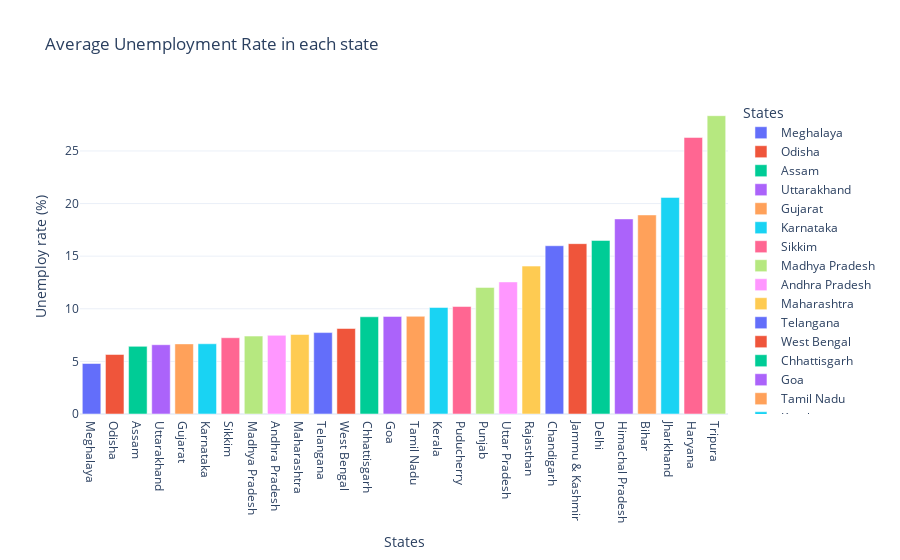

Here is the notebook cell this chart was saved with:
### Code cell
import plotly.express as px
df_uemp=df[['Est_Unemp_Rate','States']].groupby('States').mean().reset_index()
df_uemp.sort_values(by='Est_Unemp_Rate',inplace=True)
fig=px.bar(df_uemp,x='States',y='Est_Unemp_Rate',color='States',title='Average Unemployment Rate in each state',template='plotly_white',
          labels={'Est_Unemp_Rate':'Unemploy rate (%)'})
fig.show()

### Figure 1 — Plotly figure (JSON) as saved in the notebook; plotly's stock layout.template omitted (floating-point values rounded to 4 significant figures)
{"data": [{"alignmentgroup": "True", "hovertemplate": "States=%{x}<br>Unemploy rate (%)=%{y}<extra></extra>", "legendgroup": "Meghalaya", "marker": {"color": "#636efa", "pattern": {"shape": ""}}, "name": "Meghalaya", "offsetgroup": "Meghalaya", "orientation": "v", "showlegend": true, "textposition": "auto", "type": "bar", "x": ["Meghalaya"], "xaxis": "x", "y": [4.799], "yaxis": "y"}, {"alignmentgroup": "True", "hovertemplate": "States=%{x}<br>Unemploy rate (%)=%{y}<extra></extra>", "legendgroup": "Odisha", "marker": {"color": "#EF553B", "pattern": {"shape": ""}}, "name": "Odisha", "offsetgroup": "Odisha", "orientation": "v", "showlegend": true, "textposition": "auto", "type": "bar", "x": ["Odisha"], "xaxis": "x", "y": [5.658], "yaxis": "y"}, {"alignmentgroup": "True", "hovertemplate": "States=%{x}<br>Unemploy rate (%)=%{y}<extra></extra>", "legendgroup": "Assam", "marker": {"color": "#00cc96", "pattern": {"shape": ""}}, "name": "Assam", "offsetgroup": "Assam", "orientation": "v", "showlegend": true, "textposition": "auto", "type": "bar", "x": ["Assam"], "xaxis": "x", "y": [6.428], "yaxis": "y"}, {"alignmentgroup": "True", "hovertemplate": "States=%{x}<br>Unemploy rate (%)=%{y}<extra></extra>", "legendgroup": "Uttarakhand", "marker": {"color": "#ab63fa", "pattern": {"shape": ""}}, "name": "Uttarakhand", "offsetgroup": "Uttarakhand", "orientation": "v", "showlegend": true, "textposition": "auto", "type": "bar", "x": ["Uttarakhand"], "xaxis": "x", "y": [6.583], "yaxis": "y"}, {"alignmentgroup": "True", "hovertemplate": "States=%{x}<br>Unemploy rate (%)=%{y}<extra></extra>", "legendgroup": "Gujarat", "marker": {"color": "#FFA15A", "pattern": {"shape": ""}}, "name": "Gujarat", "offsetgroup": "Gujarat", "orientation": "v", "showlegend": true, "textposition": "auto", "type": "bar", "x": ["Gujarat"], "xaxis": "x", "y": [6.664], "yaxis": "y"}, {"alignmentgroup": "True", "hovertemplate": "States=%{x}<br>Unemploy rate (%)=%{y}<extra></extra>", "legendgroup": "Karnataka", "marker": {"color": "#19d3f3", "pattern": {"shape": ""}}, "name": "Karnataka", "offsetgroup": "Karnataka", "orientation": "v", "showlegend": true, "textposition": "auto", "type": "bar", "x": ["Karnataka"], "xaxis": "x", "y": [6.676], "yaxis": "y"}, {"alignmentgroup": "True", "hovertemplate": "States=%{x}<br>Unemploy rate (%)=%{y}<extra></extra>", "legendgroup": "Sikkim", "marker": {"color": "#FF6692", "pattern": {"shape": ""}}, "name": "Sikkim", "offsetgroup": "Sikkim", "orientation": "v", "showlegend": true, "textposition": "auto", "type": "bar", "x": ["Sikkim"], "xaxis": "x", "y": [7.249], "yaxis": "y"}, {"alignmentgroup": "True", "hovertemplate": "States=%{x}<br>Unemploy rate (%)=%{y}<extra></extra>", "legendgroup": "Madhya Pradesh", "marker": {"color": "#B6E880", "pattern": {"shape": ""}}, "name": "Madhya Pradesh", "offsetgroup": "Madhya Pradesh", "orientation": "v", "showlegend": true, "textposition": "auto", "type": "bar", "x": ["Madhya Pradesh"], "xaxis": "x", "y": [7.406], "yaxis": "y"}, {"alignmentgroup": "True", "hovertemplate": "States=%{x}<br>Unemploy rate (%)=%{y}<extra></extra>", "legendgroup": "Andhra Pradesh", "marker": {"color": "#FF97FF", "pattern": {"shape": ""}}, "name": "Andhra Pradesh", "offsetgroup": "Andhra Pradesh", "orientation": "v", "showlegend": true, "textposition": "auto", "type": "bar", "x": ["Andhra Pradesh"], "xaxis": "x", "y": [7.477], "yaxis": "y"}, {"alignmentgroup": "True", "hovertemplate": "States=%{x}<br>Unemploy rate (%)=%{y}<extra></extra>", "legendgroup": "Maharashtra", "marker": {"color": "#FECB52", "pattern": {"shape": ""}}, "name": "Maharashtra", "offsetgroup": "Maharashtra", "orientation": "v", "showlegend": true, "textposition": "auto", "type": "bar", "x": ["Maharashtra"], "xaxis": "x", "y": [7.558], "yaxis": "y"}, {"alignmentgroup": "True", "hovertemplate": "States=%{x}<br>Unemploy rate (%)=%{y}<extra></extra>", "legendgroup": "Telangana", "marker": {"color": "#636efa", "pattern": {"shape": ""}}, "name": "Telangana", "offsetgroup": "Telangana", "orientation": "v", "showlegend": true, "textposition": "auto", "type": "bar", "x": ["Telangana"], "xaxis": "x", "y": [7.738], "yaxis": "y"}, {"alignmentgroup": "True", "hovertemplate": "States=%{x}<br>Unemploy rate (%)=%{y}<extra></extra>", "legendgroup": "West Bengal", "marker": {"color": "#EF553B", "pattern": {"shape": ""}}, "name": "West Bengal", "offsetgroup": "West Bengal", "orientation": "v", "showlegend": true, "textposition": "auto", "type": "bar", "x": ["West Bengal"], "xaxis": "x", "y": [8.125], "yaxis": "y"}, {"alignmentgroup": "True", "hovertemplate": "States=%{x}<br>Unemploy rate (%)=%{y}<extra></extra>", "legendgroup": "Chhattisgarh", "marker": {"color": "#00cc96", "pattern": {"shape": ""}}, "name": "Chhattisgarh", "offsetgroup": "Chhattisgarh", "orientation": "v", "showlegend": true, "textposition": "auto", "type": "bar", "x": ["Chhattisgarh"], "xaxis": "x", "y": [9.24], "yaxis": "y"}, {"alignmentgroup": "True", "hovertemplate": "States=%{x}<br>Unemploy rate (%)=%{y}<extra></extra>", "legendgroup": "Goa", "marker": {"color": "#ab63fa", "pattern": {"shape": ""}}, "name": "Goa", "offsetgroup": "Goa", "orientation": "v", "showlegend": true, "textposition": "auto", "type": "bar", "x": ["Goa"], "xaxis": "x", "y": [9.274], "yaxis": "y"}, {"alignmentgroup": "True", "hovertemplate": "States=%{x}<br>Unemploy rate (%)=%{y}<extra></extra>", "legendgroup": "Tamil Nadu", "marker": {"color": "#FFA15A", "pattern": {"shape": ""}}, "name": "Tamil Nadu", "offsetgroup": "Tamil Nadu", "orientation": "v", "showlegend": true, "textposition": "auto", "type": "bar", "x": ["Tamil Nadu"], "xaxis": "x", "y": [9.284], "yaxis": "y"}, {"alignmentgroup": "True", "hovertemplate": "States=%{x}<br>Unemploy rate (%)=%{y}<extra></extra>", "legendgroup": "Kerala", "marker": {"color": "#19d3f3", "pattern": {"shape": ""}}, "name": "Kerala", "offsetgroup": "Kerala", "orientation": "v", "showlegend": true, "textposition": "auto", "type": "bar", "x": ["Kerala"], "xaxis": "x", "y": [10.12], "yaxis": "y"}, {"alignmentgroup": "True", "hovertemplate": "States=%{x}<br>Unemploy rate (%)=%{y}<extra></extra>", "legendgroup": "Puducherry", "marker": {"color": "#FF6692", "pattern": {"shape": ""}}, "name": "Puducherry", "offsetgroup": "Puducherry", "orientation": "v", "showlegend": true, "textposition": "auto", "type": "bar", "x": ["Puducherry"], "xaxis": "x", "y": [10.22], "yaxis": "y"}, {"alignmentgroup": "True", "hovertemplate": "States=%{x}<br>Unemploy rate (%)=%{y}<extra></extra>", "legendgroup": "Punjab", "marker": {"color": "#B6E880", "pattern": {"shape": ""}}, "name": "Punjab", "offsetgroup": "Punjab", "orientation": "v", "showlegend": true, "textposition": "auto", "type": "bar", "x": ["Punjab"], "xaxis": "x", "y": [12.03], "yaxis": "y"}, {"alignmentgroup": "True", "hovertemplate": "States=%{x}<br>Unemploy rate (%)=%{y}<extra></extra>", "legendgroup": "Uttar Pradesh", "marker": {"color": "#FF97FF", "pattern": {"shape": ""}}, "name": "Uttar Pradesh", "offsetgroup": "Uttar Pradesh", "orientation": "v", "showlegend": true, "textposition": "auto", "type": "bar", "x": ["Uttar Pradesh"], "xaxis": "x", "y": [12.55], "yaxis": "y"}, {"alignmentgroup": "True", "hovertemplate": "States=%{x}<br>Unemploy rate (%)=%{y}<extra></extra>", "legendgroup": "Rajasthan", "marker": {"color": "#FECB52", "pattern": {"shape": ""}}, "name": "Rajasthan", "offsetgroup": "Rajasthan", "orientation": "v", "showlegend": true, "textposition": "auto", "type": "bar", "x": ["Rajasthan"], "xaxis": "x", "y": [14.06], "yaxis": "y"}, {"alignmentgroup": "True", "hovertemplate": "States=%{x}<br>Unemploy rate (%)=%{y}<extra></extra>", "legendgroup": "Chandigarh", "marker": {"color": "#636efa", "pattern": {"shape": ""}}, "name": "Chandigarh", "offsetgroup": "Chandigarh", "orientation": "v", "showlegend": true, "textposition": "auto", "type": "bar", "x": ["Chandigarh"], "xaxis": "x", "y": [15.99], "yaxis": "y"}, {"alignmentgroup": "True", "hovertemplate": "States=%{x}<br>Unemploy rate (%)=%{y}<extra></extra>", "legendgroup": "Jammu & Kashmir", "marker": {"color": "#EF553B", "pattern": {"shape": ""}}, "name": "Jammu & Kashmir", "offsetgroup": "Jammu & Kashmir", "orientation": "v", "showlegend": true, "textposition": "auto", "type": "bar", "x": ["Jammu & Kashmir"], "xaxis": "x", "y": [16.19], "yaxis": "y"}, {"alignmentgroup": "True", "hovertemplate": "States=%{x}<br>Unemploy rate (%)=%{y}<extra></extra>", "legendgroup": "Delhi", "marker": {"color": "#00cc96", "pattern": {"shape": ""}}, "name": "Delhi", "offsetgroup": "Delhi", "orientation": "v", "showlegend": true, "textposition": "auto", "type": "bar", "x": ["Delhi"], "xaxis": "x", "y": [16.5], "yaxis": "y"}, {"alignmentgroup": "True", "hovertemplate": "States=%{x}<br>Unemploy rate (%)=%{y}<extra></extra>", "legendgroup": "Himachal Pradesh", "marker": {"color": "#ab63fa", "pattern": {"shape": ""}}, "name": "Himachal Pradesh", "offsetgroup": "Himachal Pradesh", "orientation": "v", "showlegend": true, "textposition": "auto", "type": "bar", "x": ["Himachal Pradesh"], "xaxis": "x", "y": [18.54], "yaxis": "y"}, {"alignmentgroup": "True", "hovertemplate": "States=%{x}<br>Unemploy rate (%)=%{y}<extra></extra>", "legendgroup": "Bihar", "marker": {"color": "#FFA15A", "pattern": {"shape": ""}}, "name": "Bihar", "offsetgroup": "Bihar", "orientation": "v", "showlegend": true, "textposition": "auto", "type": "bar", "x": ["Bihar"], "xaxis": "x", "y": [18.92], "yaxis": "y"}, {"alignmentgroup": "True", "hovertemplate": "States=%{x}<br>Unemploy rate (%)=%{y}<extra></extra>", "legendgroup": "Jharkhand", "marker": {"color": "#19d3f3", "pattern": {"shape": ""}}, "name": "Jharkhand", "offsetgroup": "Jharkhand", "orientation": "v", "showlegend": true, "textposition": "auto", "type": "bar", "x": ["Jharkhand"], "xaxis": "x", "y": [20.59], "yaxis": "y"}, {"alignmentgroup": "True", "hovertemplate": "States=%{x}<br>Unemploy rate (%)=%{y}<extra></extra>", "legendgroup": "Haryana", "marker": {"color": "#FF6692", "pattern": {"shape": ""}}, "name": "Haryana", "offsetgroup": "Haryana", "orientation": "v", "showlegend": true, "textposition": "auto", "type": "bar", "x": ["Haryana"], "xaxis": "x", "y": [26.28], "yaxis": "y"}, {"alignmentgroup": "True", "hovertemplate": "States=%{x}<br>Unemploy rate (%)=%{y}<extra></extra>", "legendgroup": "Tripura", "marker": {"color": "#B6E880", "pattern": {"shape": ""}}, "name": "Tripura", "offsetgroup": "Tripura", "orientation": "v", "showlegend": true, "textposition": "auto", "type": "bar", "x": ["Tripura"], "xaxis": "x", "y": [28.35], "yaxis": "y"}], "layout": {"autosize": true, "barmode": "relative", "legend": {"title": {"text": "States"}, "tracegroupgap": 0}, "title": {"text": "Average Unemployment Rate in each state"}, "xaxis": {"anchor": "y", "autorange": true, "categoryarray": ["Meghalaya", "Odisha", "Assam", "Uttarakhand", "Gujarat", "Karnataka", "Sikkim", "Madhya Pradesh", "Andhra Pradesh", "Maharashtra", "Telangana", "West Bengal", "Chhattisgarh", "Goa", "Tamil Nadu", "Kerala", "Puducherry", "Punjab", "Uttar Pradesh", "Rajasthan", "Chandigarh", "Jammu & Kashmir", "Delhi", "Himachal Pradesh", "Bihar", "Jharkhand", "Haryana", "Tripura"], "categoryorder": "array", "domain": [0, 1], "range": [-0.5, 27.5], "title": {"text": "States"}, "type": "category"}, "yaxis": {"anchor": "x", "autorange": true, "domain": [0, 1], "range": [0, 29.84], "title": {"text": "Unemploy rate (%)"}, "type": "linear"}}}
